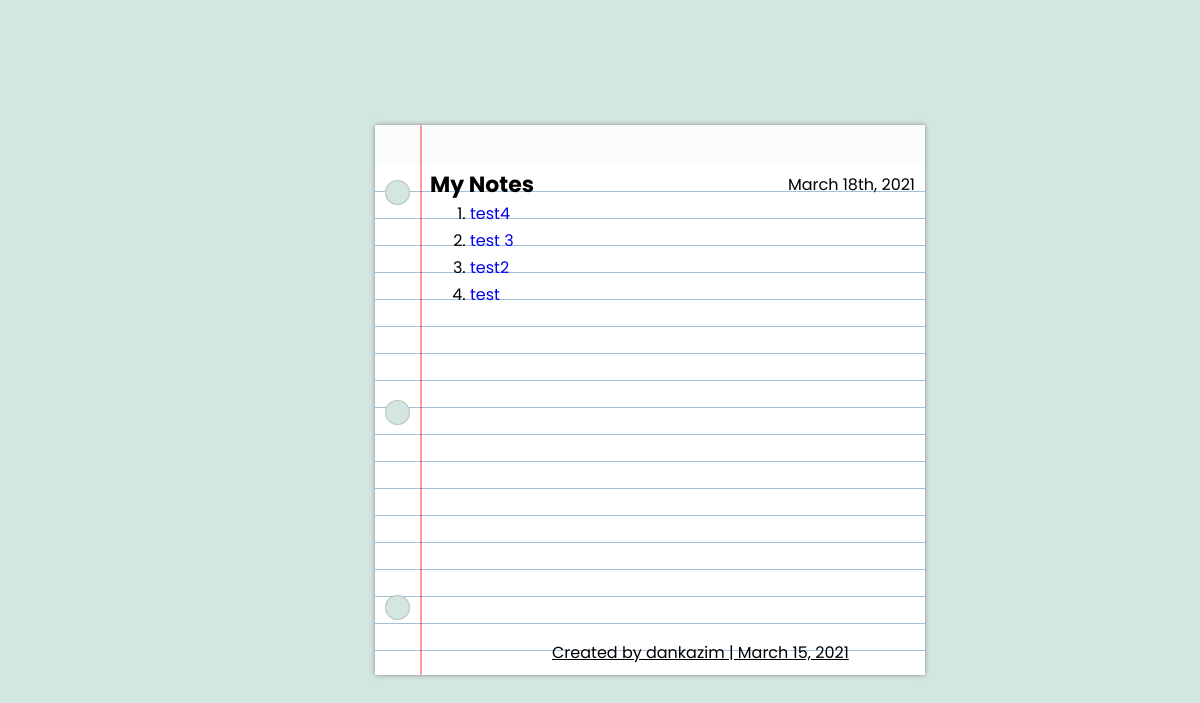
The app's page /, older data.
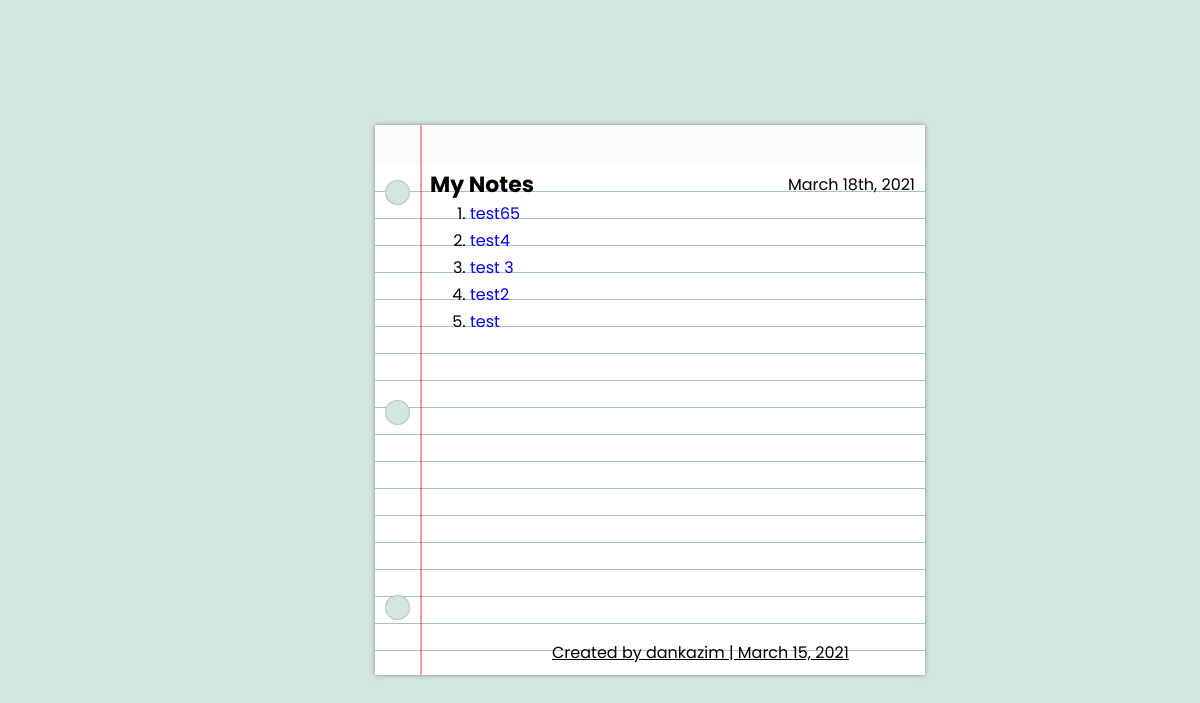
The same page, newer data.
### Notes/models.py (models this page shows, shortened)
class NoteBook(models.Model):
    title = models.CharField(max_length=200)
    pub_date = models.DateTimeField(auto_now_add=True, blank=True)
    plain_note = models.TextField(blank=True)

### Notes/views.py (the view)
# urls.py: path('', views.IndexView.as_view(), name='index'),
class IndexView(generic.ListView):
    template_name = 'Notes/index.html'
    context_object_name = 'Notes_list'
    def get_queryset(self):
        return NoteBook.objects.order_by('-pub_date')

### Notes/templates/Notes/index.html
{% extends "Notes/page_structure.html" %}
{% block heading %}
	My Notes
{% endblock %}
{% block date %}
	{% now "F jS, Y" %}
{% endblock %}
{% block mynotes %}
		 {% if Notes_list %}
		 <ol>
			{% for note in Notes_list %}
				<li class="notes-list"><a href="{% url 'Notes:detail' note.id %}">{{ note.title }}  </a></li>
		    {% endfor %}
		</ol>
        {% else %}
		    <p>My NoteBook is currently empty, Would you like to add new notes!</p>
		    {% endif %}
{% endblock mynotes %}

Row changes from the older to the newer data that the page shows:
added NoteBook: title "test65"
